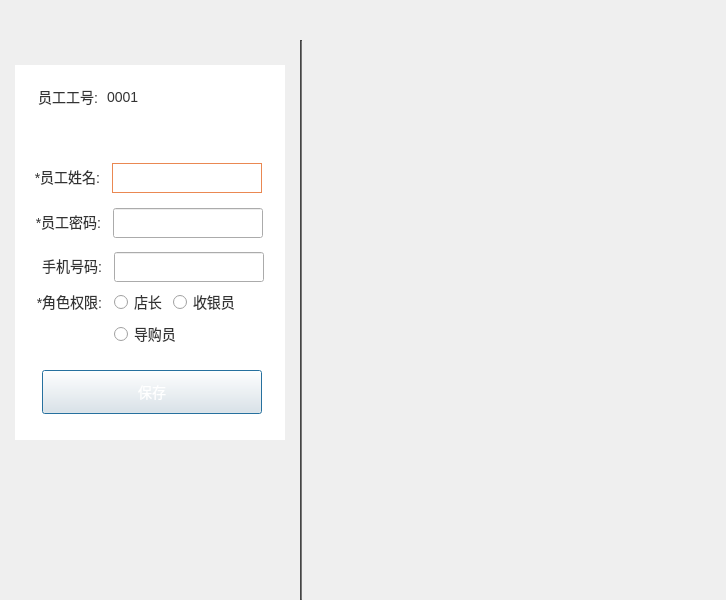
<?xml version="1.0" encoding="UTF-8"?>
<ui version="4.0">
 <class>FuncDlg</class>
 <widget class="QDialog" name="FuncDlg">
  <property name="geometry">
   <rect>
    <x>0</x>
    <y>0</y>
    <width>726</width>
    <height>600</height>
   </rect>
  </property>
  <property name="windowTitle">
   <string>Dialog</string>
  </property>
  <property name="styleSheet">
   <string notr="true">QDialog#FuncDlg {
	border-image: url(:/shareImages/dlg_background.png);
}</string>
  </property>
  <layout class="QGridLayout" name="gridLayout">
   <property name="leftMargin">
    <number>0</number>
   </property>
   <property name="topMargin">
    <number>0</number>
   </property>
   <property name="rightMargin">
    <number>0</number>
   </property>
   <property name="bottomMargin">
    <number>0</number>
   </property>
   <property name="spacing">
    <number>0</number>
   </property>
   <item row="0" column="0" colspan="4">
    <widget class="TitleBarWidget" name="titleWidget" native="true">
     <property name="minimumSize">
      <size>
       <width>0</width>
       <height>40</height>
      </size>
     </property>
     <property name="maximumSize">
      <size>
       <width>16777215</width>
       <height>40</height>
      </size>
     </property>
    </widget>
   </item>
   <item row="1" column="0">
    <widget class="QWidget" name="inputWidget" native="true">
     <property name="minimumSize">
      <size>
       <width>300</width>
       <height>560</height>
      </size>
     </property>
     <property name="maximumSize">
      <size>
       <width>300</width>
       <height>560</height>
      </size>
     </property>
     <layout class="QGridLayout" name="gridLayout_3">
      <property name="leftMargin">
       <number>15</number>
      </property>
      <property name="topMargin">
       <number>6</number>
      </property>
      <property name="rightMargin">
       <number>15</number>
      </property>
      <property name="bottomMargin">
       <number>140</number>
      </property>
      <property name="spacing">
       <number>0</number>
      </property>
      <item row="0" column="0">
       <widget class="QWidget" name="widget" native="true">
        <property name="minimumSize">
         <size>
          <width>0</width>
          <height>300</height>
         </size>
        </property>
        <property name="maximumSize">
         <size>
          <width>16777215</width>
          <height>375</height>
         </size>
        </property>
        <property name="styleSheet">
         <string notr="true">QWidget#widget {
	background-color: rgb(255, 255, 255);
}

QRadioButton::indicator::checked{
border-image:url(:/setImage/radio_select.png);
}
</string>
        </property>
        <widget class="QLabel" name="noLabel">
         <property name="geometry">
          <rect>
           <x>12</x>
           <y>17</y>
           <width>71</width>
           <height>30</height>
          </rect>
         </property>
         <property name="minimumSize">
          <size>
           <width>0</width>
           <height>30</height>
          </size>
         </property>
         <property name="styleSheet">
          <string notr="true">font:14px;
font-family:&quot;微软雅黑&quot;;
color: rgb(51, 51, 51);</string>
         </property>
         <property name="text">
          <string>员工工号:</string>
         </property>
         <property name="alignment">
          <set>Qt::AlignRight|Qt::AlignTrailing|Qt::AlignVCenter</set>
         </property>
        </widget>
        <widget class="QLabel" name="noValueLabel">
         <property name="geometry">
          <rect>
           <x>92</x>
           <y>17</y>
           <width>151</width>
           <height>30</height>
          </rect>
         </property>
         <property name="minimumSize">
          <size>
           <width>0</width>
           <height>30</height>
          </size>
         </property>
         <property name="styleSheet">
          <string notr="true">font:14px;
font-family:&quot;微软雅黑&quot;;
color: rgb(51, 51, 51);</string>
         </property>
         <property name="text">
          <string>0001</string>
         </property>
        </widget>
        <widget class="QLabel" name="nameLabel">
         <property name="geometry">
          <rect>
           <x>4</x>
           <y>97</y>
           <width>81</width>
           <height>30</height>
          </rect>
         </property>
         <property name="minimumSize">
          <size>
           <width>0</width>
           <height>30</height>
          </size>
         </property>
         <property name="styleSheet">
          <string notr="true">font:14px;
font-family:&quot;微软雅黑&quot;;
color: rgb(51, 51, 51);</string>
         </property>
         <property name="text">
          <string>*员工姓名:</string>
         </property>
         <property name="alignment">
          <set>Qt::AlignRight|Qt::AlignTrailing|Qt::AlignVCenter</set>
         </property>
        </widget>
        <widget class="QLabel" name="passwdLabel">
         <property name="geometry">
          <rect>
           <x>15</x>
           <y>142</y>
           <width>71</width>
           <height>30</height>
          </rect>
         </property>
         <property name="minimumSize">
          <size>
           <width>0</width>
           <height>30</height>
          </size>
         </property>
         <property name="styleSheet">
          <string notr="true">font:14px;
font-family:&quot;微软雅黑&quot;;
color: rgb(51, 51, 51);</string>
         </property>
         <property name="text">
          <string>*员工密码:</string>
         </property>
         <property name="alignment">
          <set>Qt::AlignRight|Qt::AlignTrailing|Qt::AlignVCenter</set>
         </property>
        </widget>
        <widget class="QLabel" name="telLabel">
         <property name="geometry">
          <rect>
           <x>16</x>
           <y>186</y>
           <width>71</width>
           <height>30</height>
          </rect>
         </property>
         <property name="minimumSize">
          <size>
           <width>0</width>
           <height>30</height>
          </size>
         </property>
         <property name="styleSheet">
          <string notr="true">font:14px;
font-family:&quot;微软雅黑&quot;;
color: rgb(51, 51, 51);</string>
         </property>
         <property name="text">
          <string>手机号码:</string>
         </property>
         <property name="alignment">
          <set>Qt::AlignRight|Qt::AlignTrailing|Qt::AlignVCenter</set>
         </property>
        </widget>
        <widget class="QLabel" name="powerLabel">
         <property name="geometry">
          <rect>
           <x>6</x>
           <y>222</y>
           <width>81</width>
           <height>30</height>
          </rect>
         </property>
         <property name="minimumSize">
          <size>
           <width>0</width>
           <height>30</height>
          </size>
         </property>
         <property name="styleSheet">
          <string notr="true">font:14px;
font-family:&quot;微软雅黑&quot;;
color: rgb(51, 51, 51);</string>
         </property>
         <property name="text">
          <string>*角色权限:</string>
         </property>
         <property name="alignment">
          <set>Qt::AlignRight|Qt::AlignTrailing|Qt::AlignVCenter</set>
         </property>
        </widget>
        <widget class="QLineEdit" name="passwdEdit">
         <property name="geometry">
          <rect>
           <x>98</x>
           <y>143</y>
           <width>150</width>
           <height>30</height>
          </rect>
         </property>
         <property name="minimumSize">
          <size>
           <width>150</width>
           <height>30</height>
          </size>
         </property>
         <property name="styleSheet">
          <string notr="true">border-image: url(:/shareImages/editRect.png);
padding-left:10px;</string>
         </property>
        </widget>
        <widget class="QLineEdit" name="telEdit">
         <property name="geometry">
          <rect>
           <x>99</x>
           <y>187</y>
           <width>150</width>
           <height>30</height>
          </rect>
         </property>
         <property name="minimumSize">
          <size>
           <width>150</width>
           <height>30</height>
          </size>
         </property>
         <property name="styleSheet">
          <string notr="true">border-image: url(:/shareImages/editRect.png);
padding-left:10px;</string>
         </property>
        </widget>
        <widget class="QRadioButton" name="radioButton1">
         <property name="geometry">
          <rect>
           <x>99</x>
           <y>229</y>
           <width>51</width>
           <height>16</height>
          </rect>
         </property>
         <property name="styleSheet">
          <string notr="true">font:14px;
font-family:&quot;微软雅黑&quot;;
color: rgb(51, 51, 51);

</string>
         </property>
         <property name="text">
          <string>店长</string>
         </property>
        </widget>
        <widget class="QRadioButton" name="radioButton2">
         <property name="geometry">
          <rect>
           <x>158</x>
           <y>229</y>
           <width>61</width>
           <height>16</height>
          </rect>
         </property>
         <property name="styleSheet">
          <string notr="true">font:14px;
font-family:&quot;微软雅黑&quot;;
color: rgb(51, 51, 51);</string>
         </property>
         <property name="text">
          <string>收银员</string>
         </property>
        </widget>
        <widget class="QRadioButton" name="radioButton3">
         <property name="geometry">
          <rect>
           <x>99</x>
           <y>261</y>
           <width>89</width>
           <height>16</height>
          </rect>
         </property>
         <property name="styleSheet">
          <string notr="true">font:14px;
font-family:&quot;微软雅黑&quot;;
color: rgb(51, 51, 51);</string>
         </property>
         <property name="text">
          <string>导购员</string>
         </property>
        </widget>
        <widget class="QPushButton" name="saveButton">
         <property name="geometry">
          <rect>
           <x>27</x>
           <y>305</y>
           <width>220</width>
           <height>44</height>
          </rect>
         </property>
         <property name="minimumSize">
          <size>
           <width>220</width>
           <height>44</height>
          </size>
         </property>
         <property name="styleSheet">
          <string notr="true">QPushButton#saveButton {
	font:14px;
	color: rgb(255, 255, 255);
	border-image: url(:/shareImages/sure_normal.png);
}

QPushButton#saveButton:pressed {
	border-image: url(:/shareImages/sure_press.png);
}</string>
         </property>
         <property name="text">
          <string>保存</string>
         </property>
        </widget>
        <widget class="QLabel" name="tipLabel">
         <property name="geometry">
          <rect>
           <x>30</x>
           <y>283</y>
           <width>221</width>
           <height>16</height>
          </rect>
         </property>
         <property name="styleSheet">
          <string notr="true">font:12px;
font-family:&quot;微软雅黑&quot;;
color: #ff0000;</string>
         </property>
         <property name="text">
          <string/>
         </property>
         <property name="alignment">
          <set>Qt::AlignCenter</set>
         </property>
        </widget>
        <widget class="SearchEdit" name="nameWidget" native="true">
         <property name="geometry">
          <rect>
           <x>97</x>
           <y>98</y>
           <width>150</width>
           <height>30</height>
          </rect>
         </property>
         <property name="styleSheet">
          <string notr="true">QWidget#nameWidget{
	border: 1px solid #EA8852;
}
</string>
         </property>
        </widget>
       </widget>
      </item>
     </layout>
    </widget>
   </item>
   <item row="1" column="1">
    <widget class="Line" name="line">
     <property name="minimumSize">
      <size>
       <width>2</width>
       <height>0</height>
      </size>
     </property>
     <property name="maximumSize">
      <size>
       <width>2</width>
       <height>16777215</height>
      </size>
     </property>
     <property name="styleSheet">
      <string notr="true">background-color: rgb(102, 102, 102);</string>
     </property>
     <property name="orientation">
      <enum>Qt::Vertical</enum>
     </property>
    </widget>
   </item>
   <item row="1" column="2">
    <widget class="QWidget" name="keyboardWidget" native="true">
     <property name="minimumSize">
      <size>
       <width>400</width>
       <height>0</height>
      </size>
     </property>
     <layout class="QGridLayout" name="gridLayout_2">
      <property name="leftMargin">
       <number>10</number>
      </property>
      <property name="topMargin">
       <number>44</number>
      </property>
      <property name="rightMargin">
       <number>15</number>
      </property>
      <property name="bottomMargin">
       <number>193</number>
      </property>
      <property name="spacing">
       <number>5</number>
      </property>
      <item row="0" column="0">
       <widget class="WndDigitalKeyboard" name="keyboardWgt" native="true">
        <property name="minimumSize">
         <size>
          <width>303</width>
          <height>303</height>
         </size>
        </property>
       </widget>
      </item>
     </layout>
    </widget>
   </item>
  </layout>
 </widget>
 <customwidgets>
  <customwidget>
   <class>WndDigitalKeyboard</class>
   <extends>QWidget</extends>
   <header location="global">WndDigitalKeyboard.h</header>
   <container>1</container>
  </customwidget>
  <customwidget>
   <class>SearchEdit</class>
   <extends>QWidget</extends>
   <header>SearchEdit.h</header>
   <container>1</container>
  </customwidget>
  <customwidget>
   <class>TitleBarWidget</class>
   <extends>QWidget</extends>
   <header>TitleBarWidget.h</header>
   <container>1</container>
  </customwidget>
 </customwidgets>
 <resources/>
 <connections/>
</ui>
